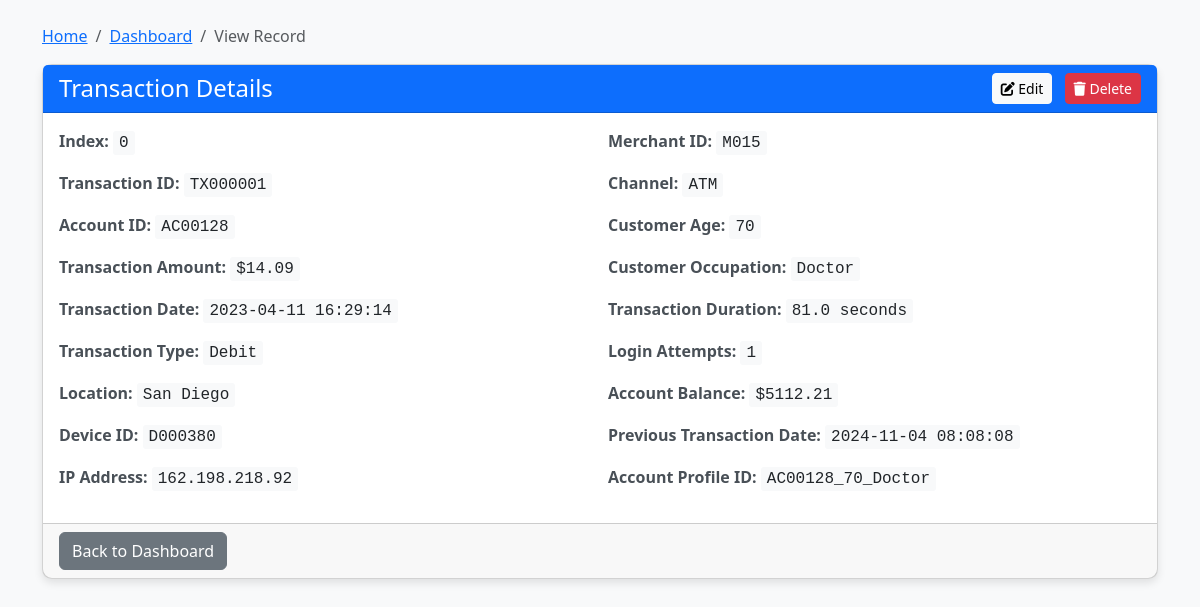
/view/0, run on the app's committed database.
### tables this page shows
CREATE TABLE "Input" (
	"Index"	INTEGER NOT NULL,
	"TransactionID"	,
	"AccountID"	,
	"TransactionAmount"	,
	"TransactionDate"	,
	"TransactionType"	,
	"Location"	,
	"DeviceID"	,
	"IP Address"	,
	"MerchantID"	,
	"Channel"	,
	"CustomerAge"	,
	"CustomerOccupation"	,
	"TransactionDuration"	,
	"LoginAttempts"	,
	"AccountBalance"	,
	"PreviousTransactionDate"	,
	"AccountProfileID"	,
	PRIMARY KEY("Index" AUTOINCREMENT)
);

### API/app3.py (the view)
@app.route('/view/<int:index>')
def view_record(index):
    conn = get_db() # Use the get_db function
    cursor = conn.cursor()
    try:
        cursor.execute("SELECT * FROM Input WHERE \"Index\"=?", (index,))
        columns = [description[0] for description in cursor.description]
        row = cursor.fetchone()
        if row:
            record = dict(zip(columns, row))
            return render_template('view_record.html', record=record)
        else:
            flash("Record not found", "error")
            return redirect(url_for('dashboard'))
    except sqlite3.Error as e:
        flash(f"Database error: {str(e)}", "error")
        return redirect(url_for('dashboard'))
    finally:
        if conn:
            conn.close()

### API/app3.py (called while the page is built)
def get_db():
    db = getattr(g, '_database', None)
    if db is None:
        db = g._database = sqlite3.connect(db_path)
        db.row_factory = sqlite3.Row
    return db

@app.teardown_appcontext
def close_connection(exception):
    db = getattr(g, '_database', None)
    if db is not None:
        db.close()

### API/templates/view_record.html (shortened to what this page needs)
<!DOCTYPE html>
<html lang="en">
<head>
    <link rel="stylesheet" href="https://cdnjs.cloudflare.com/ajax/libs/bootstrap/5.3.0/css/bootstrap.min.css">
    <link rel="stylesheet" href="https://cdnjs.cloudflare.com/ajax/libs/font-awesome/6.4.0/css/all.min.css">
</head>
<body class="bg-light">
    <div class="container py-4">
        <nav aria-label="breadcrumb">
            <ol class="breadcrumb">
                <li class="breadcrumb-item"><a href="/">Home</a></li>
                <li class="breadcrumb-item"><a href="/dashboard">Dashboard</a></li>
                <li class="breadcrumb-item active">View Record</li>
            </ol>
        </nav>
        <div class="card mb-4">
            <div class="card-header bg-primary text-white d-flex justify-content-between align-items-center">
                <h4 class="mb-0">Transaction Details</h4>
                <div>
                    <a href="{{ url_for('edit_record', index=record['Index']) }}" class="btn btn-sm btn-light me-2">
                        <i class="fas fa-edit"></i> Edit
                    </a>
                    <button type="button" class="btn btn-sm btn-danger" data-bs-toggle="modal" data-bs-target="#deleteModal">
                        <i class="fas fa-trash"></i> Delete
                    </button>
                </div>
            </div>
            <div class="card-body">
                <div class="row g-3">
                    <div class="col-md-6">
                        <p><span class="detail-label">Index:</span> <span class="record-value">{{ record['Index'] }}</span></p>
                        <p><span class="detail-label">Transaction ID:</span> <span class="record-value">{{ record['TransactionID'] }}</span></p>
                        <p><span class="detail-label">Account ID:</span> <span class="record-value">{{ record['AccountID'] }}</span></p>
                        <p><span class="detail-label">Transaction Amount:</span> <span class="record-value">${{ record['TransactionAmount'] }}</span></p>
                        <p><span class="detail-label">Transaction Date:</span> <span class="record-value">{{ record['TransactionDate'] }}</span></p>
                        <p><span class="detail-label">Transaction Type:</span> <span class="record-value">{{ record['TransactionType'] }}</span></p>
                        <p><span class="detail-label">Location:</span> <span class="record-value">{{ record['Location'] }}</span></p>
                        <p><span class="detail-label">Device ID:</span> <span class="record-value">{{ record['DeviceID'] }}</span></p>
                        <p><span class="detail-label">IP Address:</span> <span class="record-value">{{ record['IP Address'] }}</span></p>
                    </div>
                    <div class="col-md-6">
                        <p><span class="detail-label">Merchant ID:</span> <span class="record-value">{{ record['MerchantID'] }}</span></p>
                        <p><span class="detail-label">Channel:</span> <span class="record-value">{{ record['Channel'] }}</span></p>
                        <p><span class="detail-label">Customer Age:</span> <span class="record-value">{{ record['CustomerAge'] }}</span></p>
                        <p><span class="detail-label">Customer Occupation:</span> <span class="record-value">{{ record['CustomerOccupation'] }}</span></p>
                        <p><span class="detail-label">Transaction Duration:</span> <span class="record-value">{{ record['TransactionDuration'] }} seconds</span></p>
                        <p><span class="detail-label">Login Attempts:</span> <span class="record-value">{{ record['LoginAttempts'] }}</span></p>
                        <p><span class="detail-label">Account Balance:</span> <span class="record-value">${{ record['AccountBalance'] }}</span></p>
                        <p><span class="detail-label">Previous Transaction Date:</span> <span class="record-value">{{ record['PreviousTransactionDate'] }}</span></p>
                        <p><span class="detail-label">Account Profile ID:</span> <span class="record-value">{{ record['AccountProfileID'] }}</span></p>
                    </div>
                </div>
            </div>
            <div class="card-footer">
                <a href="{{ url_for('dashboard') }}" class="btn btn-secondary">Back to Dashboard</a>
            </div>
        </div>
    </div>
</body>
</html>

### API/templates/view_record.html (style rules this page uses)
.card { border-radius: 10px; box-shadow: 0 4px 8px rgba(0, 0, 0, 0.1); }
.detail-label { font-weight: bold; color: #495057; }
.record-value { font-family: 'Courier New', monospace; background-color: #f8f9fa; padding: 3px 6px; border-radius: 3px; }

### data on the page
Input: Index "0", TransactionID "TX000001", AccountID "AC00128", TransactionAmount "14.09", TransactionDate "2023-04-11 16:29:14", TransactionType "Debit", Location "San Diego", DeviceID "D000380", IP Address "162.198.218.92", MerchantID "M015", Channel "ATM", CustomerAge "70", CustomerOccupation "Doctor", TransactionDuration "81.0", LoginAttempts "1", AccountBalance "5112.21", PreviousTransactionDate "2024-11-04 08:08:08", AccountProfileID "AC00128_70_Doctor"
